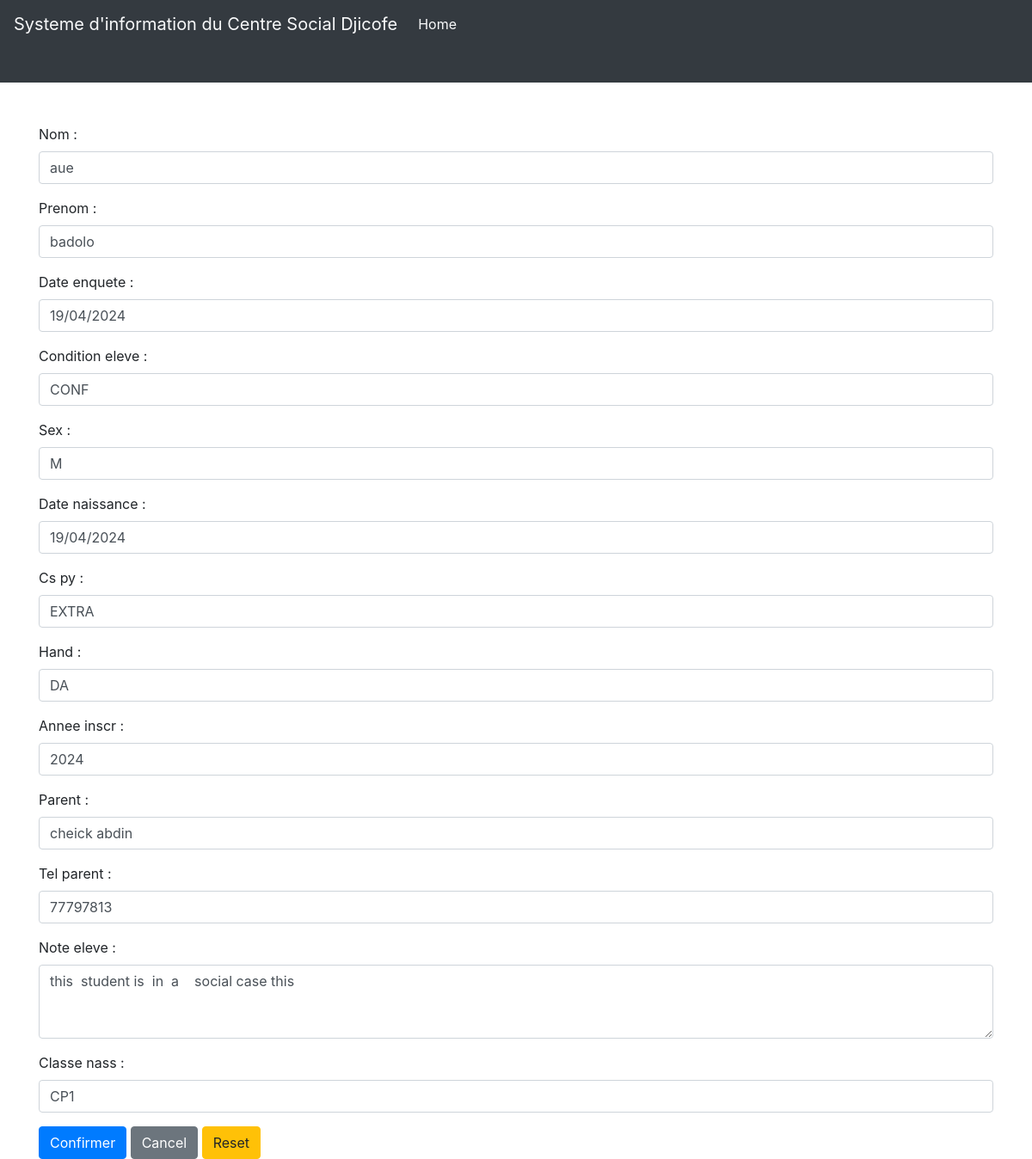
/homepage/student/5/update/, run on an earlier commit of the app's database.
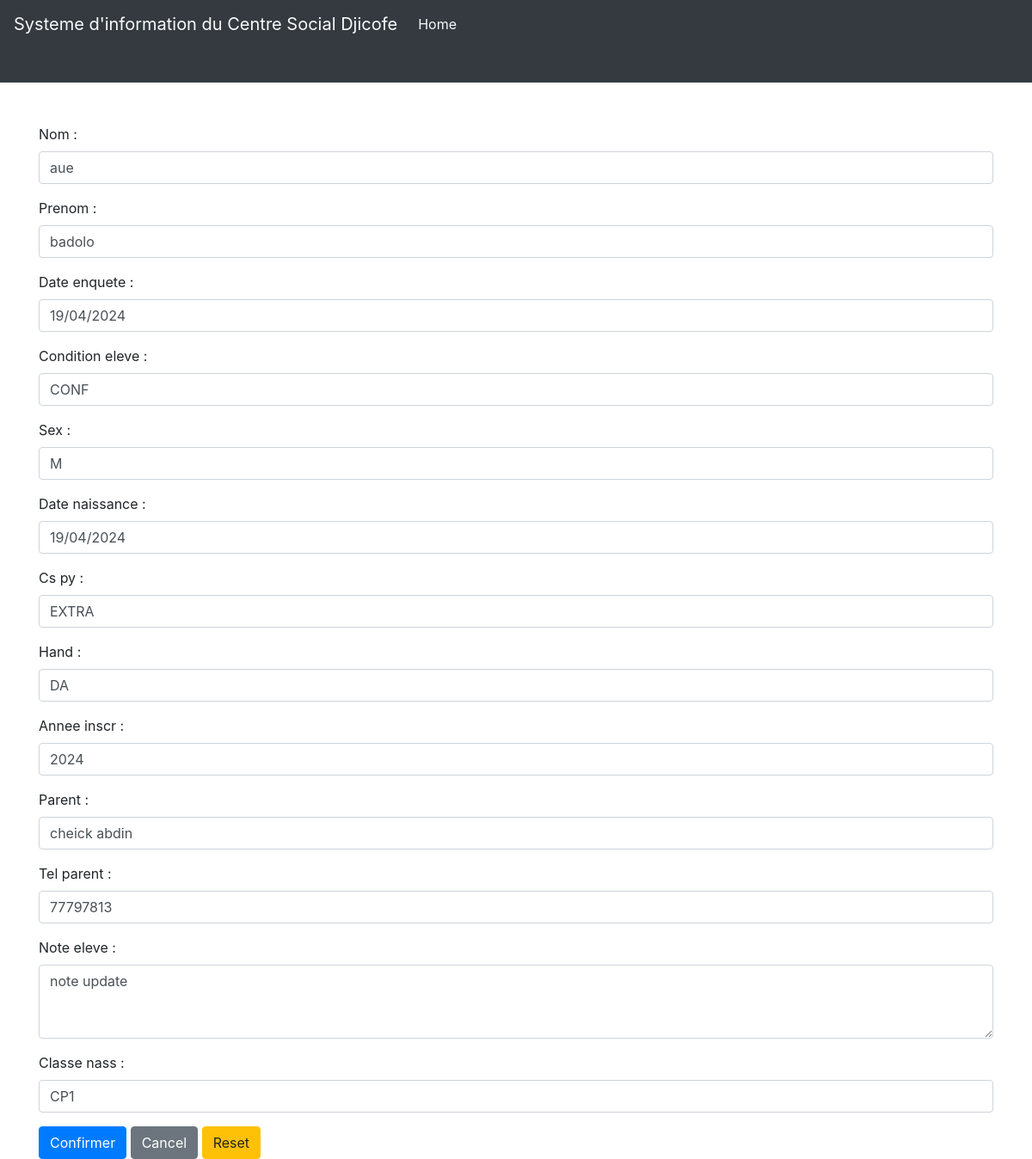
And on a later commit of the database.
### scuelo/models.py (models this page shows, shortened)
class Eleve(models.Model):
    nom = models.CharField(max_length=34, null=False)
    prenom = models.CharField(max_length=34, null=False)
    date_enquete = models.DateTimeField(blank=True)  # is  added right after
    condition_eleve = models.CharField(
        max_length=4,
        choices=CONDITION_ELEVE
    )
    sex = models.CharField(max_length=1, choices=SEX)
    date_naissance = models.DateField()
    cs_py = models.CharField(max_length=6, choices=CS_PY)
    hand = models.CharField(max_length=2, choices=HAND, blank=True ,default="")
    annee_inscr = models.CharField(max_length=4)  # the inscrption year
    parent = models.CharField(max_length=34, null=False)
    tel_parent = models.CharField(max_length=24, null=False)
    note_eleve = models.CharField(max_length=240, blank=True, default='')
    classe_nass = models.ForeignKey(Classe ,  on_delete=models.PROTECT   )
    class Meta:
        verbose_name = 'Eleve'
        verbose_name_plural = 'Eleves'

class Classe(models.Model):
    type_ecole = models.CharField(max_length=14, choices=TYPE_ECOLE ,  default="")
    nom = models.CharField(max_length=23, null=False , default="")
    def __str__( self ):
        return self.nom

### scuelo/views.py (the view)
# urls.py: path('student/<int:pk>/update/', student_update, name='student_update'),
def student_update(request, pk):
    student = Eleve.objects.get(pk=pk)
    if request.method == 'POST':
        form = StudentUpdateForm(request.POST, instance=student)
        if form.is_valid():
            form.save()
            return redirect('student_detail', pk=pk)  # Redirect to student detail page with updated student PK
    else:
        form = StudentUpdateForm(instance=student)
        if 'reset' in request.GET:
            return redirect('student_detail', pk=pk)  # Redirect to student detail page without form submission
    return render(request, 'scuelo/eleve_update.html', {'form': form , 'student': student})

### scuelo/templates/scuelo/eleve_update.html (shortened to what this page needs)
{% extends 'layout.html' %}
{% block header %}
<nav class="navbar navbar-expand-lg navbar-light bg-dark pb-5 mb-5 mt-9">
  <a class="navbar-brand text-light" href="{% url 'home' %}">Systeme d'information du Centre Social Djicofe</a>
  <div class="collapse navbar-collapse" id="navbarNav">
      <ul class="navbar-nav">
          <li class="nav-item active">
              <a class="nav-link text-light" href="{% url 'home' %}">Home <span class="sr-only">(current)</span></a>
          </li>
      </ul>
  </div>
</nav>
{% endblock header %}
{% block content %}
<div class='container'>
  <form method="post">
    {{ form.as_p }}
    <button type="submit" class="btn btn-primary">Confirmer</button>
    <a href="{% url 'student_detail' pk=student.pk %}" class="btn btn-secondary">Cancel</a>
        <a href="{% url 'student_detail' pk=student.pk %}" class="btn btn-warning">Reset</a>
</form>
</div>
{% endblock %}

What changed in the data, as far as the page shows it:
changed Eleve "badolo": note_eleve "this student is in a social case this" → "note update"
